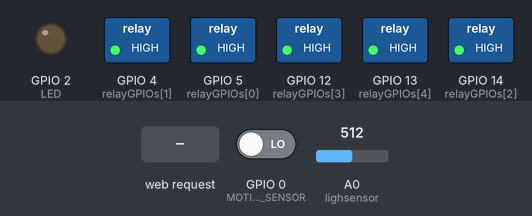
Bench run of a sketch on a simulated ESP8266 (NodeMCU). Parts: switched loads named in the sketch (green lamp = pin HIGH), output pins drawn as LEDs (lit = HIGH). The inputs (shaded band) are chosen by the test bench; at power-on: GPIO 0 (MOTION_SENSOR) LOW, A0 (lighsensor) = 512. WiFi joins after 1.5 s; servers stay silent unless stated; what the sketch prints to the serial monitor is not drawn.

Above: at 3.2 s.
3.3 s: HTTP request GET /light?state=1 received
At 3.8 s:
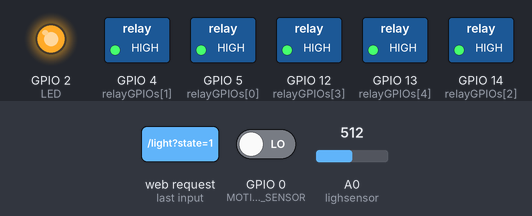
4.8 s: HTTP request GET /light?state=0 received
At 6.0 s:
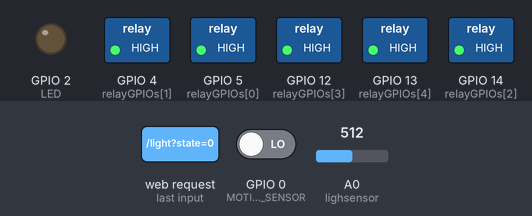
6.3 s: HTTP request GET /automation?state=1 received
7.8 s: HTTP request GET /light?state=1 received
At 8.5 s:
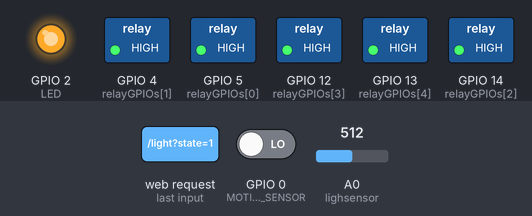
9.3 s: HTTP request GET /light?state=120 received
At 10.8 s:
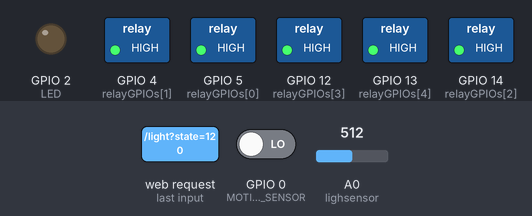
Timing chart, 0 to 11.8 s (numbered marks = the images above; inputs shaded):
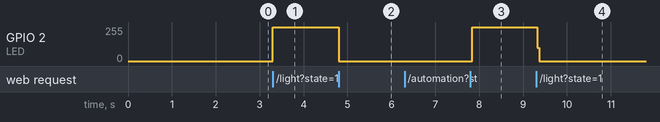

Measured:
- after the input at 3.3 s, GPIO 2 (LED): 0/255 → 255/255 at once
- after the input at 4.8 s, GPIO 2 (LED): 255/255 → 0/255 at once
- after the input at 7.8 s, GPIO 2 (LED): 0/255 → 253/255 after 0.05 s
- after the input at 9.3 s, GPIO 2 (LED): 253/255 → 0/255 at once

The sketch:

automated_light.ino
```cpp
#include "ESP8266WiFi.h"
#include "ESPAsyncWebServer.h"

// Set to true to define Relay as Normally Open (NO)
#define RELAY_NO    true

// Set number of relays
#define NUM_RELAYS  5

// Assign each GPIO to a relay
int relayGPIOs[NUM_RELAYS] = {5, 4, 14, 12, 13};

// Replace with your network credentials
const char* ssid = "HOLA";
const char* password = "hola1234";

const char* PARAM_INPUT_1 = "relay";
const char* PARAM_INPUT_2 = "state";

AsyncWebServer server(80);

const char index_html[] PROGMEM = R"rawliteral(<!DOCTYPE html>
<html lang="en">
  <head>
    <meta charset="UTF-8" />
    <meta name="viewport" content="width=device-width, initial-scale=1.0" />
    <title>Web Server</title>
    <style>
      body {
        font-family: Arial, sans-serif;
        text-align: center;
      }
      .switch-container {
        display: flex;
        flex-direction: column;
        align-items: center; /* Centers items horizontally */
      }
      .switch {
        margin-bottom: 10px; /* Adds some spacing between buttons */
      }
      .switch input {
        opacity: 0;
        width: 0;
        height: 0;
      }
      .slider {
        position: relative;
        display: inline-block;
        width: 60px;
        height: 34px;
        background-color: #ccc;
        -webkit-transition: 0.4s;
        transition: 0.4s;
      }
      .slider:before {
        position: absolute;
        content: "";
        height: 26px;
        width: 26px;
        left: 4px;
        bottom: 4px;
        background-color: white;
        -webkit-transition: 0.4s;
        transition: 0.4s;
      }
      input:checked + .slider {
        background-color: #2196f3;
      }
      input:focus + .slider {
        box-shadow: 0 0 1px #2196f3;
      }
      input:checked + .slider:before {
        -webkit-transform: translateX(26px);
        -ms-transform: translateX(26px);
        transform: translateX(26px);
      }
      .slider.round {
        border-radius: 34px;
      }
      .slider.round:before {
        border-radius: 50%;
      }
    </style>
  </head>
  <body>
    <h1>Web Server</h1>
    <div class="switch-container">
      <p>On/Off</p>
      <label class="switch">
        <!-- Add onclick event to call toggleLight() function -->
        <input id="onOffButton" type="checkbox" onchange="toggleLight()" />
        <span class="slider round"></span>
      </label>
      <p>Automate</p>
      <label class="switch">
        <input id="automateButton" type="checkbox" onchange="toggleAutomation()" />
        <span class="slider round"></span>
      </label>
    </div>

    <script>
      var automateState = false; // Global variable to track automation state

      function toggleLight() {
        var onOffButton = document.getElementById("onOffButton");
        automateButton.checked = false;
        // Send request to server to toggle light
        var xhttp = new XMLHttpRequest();
        var url = "/light?state=" + (onOffButton.checked ? "1" : "0");
        xhttp.open("GET", url, true);
        xhttp.send();

        var xhttp = new XMLHttpRequest();
        var url = "/automation?state=" + ("0");
        xhttp.open("GET", url, true);
        xhttp.send();
      }

      function toggleAutomation() {
        var automateButton = document.getElementById("automateButton");

        // Update automation state
        automateState = automateButton.checked;

        // Send request to server to toggle automation
        var xhttp = new XMLHttpRequest();
        var url = "/automation?state=" + (automateState ? "1" : "0");
        xhttp.open("GET", url, true);
        xhttp.send();

        var xhttp = new XMLHttpRequest();
        var url = "/light?state=" + ("0");
        xhttp.open("GET", url, true);
        xhttp.send();

      }
    </script>
  </body>
</html>

)rawliteral";

int auto_flag = 0;
int on_off_flag = 0;

int LED = 2;
int MOTION_SENSOR = 0;
unsigned long lastTriggerTime = 0;
const unsigned long delayTime = 5000; // 5 seconds delay
#define lighsensor A0

bool flag1 = false;
bool flag2 = false;

void setup() {
  Serial.begin(115200);

  // Set all relays to off when the program starts - if set to Normally Open (NO), the relay is off when you set the relay to HIGH
  for(int i=0; i<NUM_RELAYS; i++){
    pinMode(relayGPIOs[i], OUTPUT);
    if(RELAY_NO){
      digitalWrite(relayGPIOs[i], HIGH);
    }
    else{
      digitalWrite(relayGPIOs[i], LOW);
    }
  }

  pinMode(MOTION_SENSOR, INPUT);
  pinMode(LED, OUTPUT);

  WiFi.begin(ssid, password);
  while (WiFi.status() != WL_CONNECTED) {
    delay(1000);
    Serial.println("Connecting to WiFi..");
  }
  Serial.println(WiFi.localIP());

  server.on("/", HTTP_GET, [](AsyncWebServerRequest *request){
    request->send_P(200, "text/html", index_html);
  });

  server.on("/light", HTTP_GET, [] (AsyncWebServerRequest *request) {
    String state = request->getParam("state")->value();
    if(state == "1") {
      on_off_flag = 1; // Turn on LED
      digitalWrite(LED, HIGH);
    } else {
      on_off_flag = 0; // Turn off LED
      digitalWrite(LED, LOW);
    }
    Serial.println(on_off_flag);
    request->send(200, "text/plain", "OK");
  });

  server.on("/automation", HTTP_GET, [] (AsyncWebServerRequest *request) {
    String state = request->getParam("state")->value();
    if(state == "1") {
      // Enable automation
      auto_flag = 1; // Set the automation flag
       // Turn on the LED initially
    } else {
      // Disable automation
      auto_flag = 0; // Clear the automation flag
       // Turn off the LED
    }
    Serial.println(auto_flag);
    request->send(200, "text/plain", "OK");
  });

  server.on("/toggleFlag1", HTTP_GET, [](AsyncWebServerRequest *request){
    // Toggle flag 1
    flag1 = !flag1;
    request->send(200, "text/plain", "OK");
  });

  server.on("/toggleFlag2", HTTP_GET, [](AsyncWebServerRequest *request){
    // Toggle flag 2
    flag2 = !flag2;
    request->send(200, "text/plain", "OK");
  });

  server.begin();
}

void loop() {


  if(on_off_flag==1){
    digitalWrite(LED, HIGH);
  }
if (auto_flag==1){

  int lightsensorvalue = analogRead(lighsensor);
  int motionsensorValue = digitalRead(MOTION_SENSOR);

  Serial.println("Motion : ");
  Serial.println(motionsensorValue);
  Serial.println("Light : ");
  Serial.println(lightsensorvalue);


  if (motionsensorValue == 1) {
    if(lightsensorvalue>624){
      digitalWrite(LED, HIGH); // Turn on LED
      lastTriggerTime = millis(); // Update last trigger time
    }
  } else if (millis() - lastTriggerTime > delayTime) {
    digitalWrite(LED, LOW); // Turn off LED
  }
}
}
```
